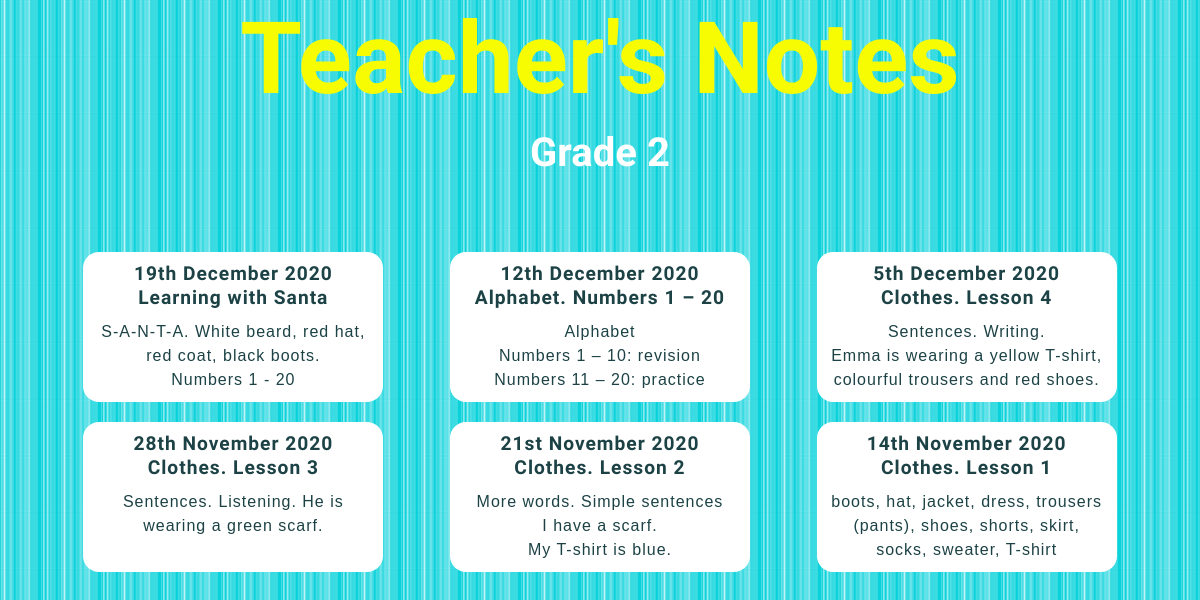
Page /blog/grade2/ on the committed database.
### blog/models.py (models this page shows, shortened)
class Grade2blogpost(models.Model):
    grade = models.CharField(max_length=10, default='Grade 2')
    date = models.DateField()
    title = models.TextField(max_length=200)
    intro = models.TextField(max_length=400, default='intro')
    description = models.TextField()
    image = models.ImageField(upload_to='blog/images/', default='blog/images/soon.png')
    file = models.FileField(upload_to='blog/downloads/', blank='True')
    credits = models.TextField(blank='True')

### blog/views.py (the view)
# urls.py: path('grade2/', views.view_all_grade2, name='url_all_grade2'),
def view_all_grade2(request):
    blogposts = Grade2blogpost.objects.order_by('-date')
    return render(request, 'blog/onegrade_2.html', {'blogposts': blogposts})

### blog/templates/blog/onegrade_2.html (shortened to what this page needs)
<!DOCTYPE html>
{% load static %}
<html lang="en">
<head>
    <link href="{% static 'blog/all_posts.css' %}" type="text/css" rel="stylesheet"/>
    <link href="{% static 'blog/queries.css' %}" type="text/css" rel="stylesheet"/>
</head>
<body>
<header>
    <h1>Teacher's Notes</h1>
    <h2>Grade 2</h2>
</header>
<section>
    <h3></h3>
    <div class="flex-container">
        {% for blogpost in blogposts %}
            <a class="button" href="{% url 'blog:url_one_grade2' blogpost.id %}">
                <h4>{{ blogpost.date|date:'jS F Y' }}</h4>
                <h4>{{ blogpost.title }}</h4>
                <p>{{ blogpost.intro|safe|truncatewords:20 }}</p></a>
        {% endfor %}
    </div>
</section>
</body>
</html>

### blog/static/blog/all_posts.css (style rules this page uses)
* { margin: 0; padding: 0; box-sizing: border-box; }
body { background-color: #0AD2DB; background-image: url(stripes_26.png); font-family: Arial, Helvetica, sans-serif; font-size: 16px; text-align: center; }
h1, h2, h3, h4, h5 { font-family: 'Dosis', sans-serif; }
h1 { font-size: 100px; color: #F8FC03; }
h2 { font-size: 40px; color: white; padding: 12px; }
h3 { font-size: 32px; color: #00868e; padding: 12px; margin-top: 20px; margin-bottom: 10px; }
h4 { font-size: 120%; }
p { padding-top: 10px; }
a { color: #00868e; }
.button { border-radius: 16px; color: #1c4245; padding: 10px; text-decoration: none; display: inline-block; margin: 10px; line-height: 150%; letter-spacing: 1px; background-color: white; width: 300px; }
.flex-container { margin: auto; min-width: 200px; max-width: 1100px; display: -webkit-box; display: -ms-flexbox; display: flex; -ms-flex-wrap: wrap; flex-wrap: wrap; -ms-flex-pack: distribute; justify-content: space-around; padding-bottom: 5px; }

### rows in the picture
Grade2blogpost: date "19th December 2020", title "Learning with Santa", intro "S-A-N-T-A. White beard, red hat, red coat, black boots. Numbers 1 - 20"
Grade2blogpost: date "12th December 2020", title "Alphabet. Numbers 1 – 20", intro "Alphabet Numbers 1 – 10: revision Numbers 11 – 20: practice"
Grade2blogpost: date "5th December 2020", title "Clothes. Lesson 4", intro "Sentences. Writing. Emma is wearing a yellow T-shirt, colourful trousers and red shoes."
Grade2blogpost: date "28th November 2020", title "Clothes. Lesson 3", intro "Sentences. Listening. He is wearing a green scarf."
Grade2blogpost: date "21st November 2020", title "Clothes. Lesson 2", intro "More words. Simple sentences I have a scarf. My T-shirt is blue."
Grade2blogpost: date "14th November 2020", title "Clothes. Lesson 1", intro "boots, hat, jacket, dress, trousers (pants), shoes, shorts, skirt, socks, sweater, T-shirt"
